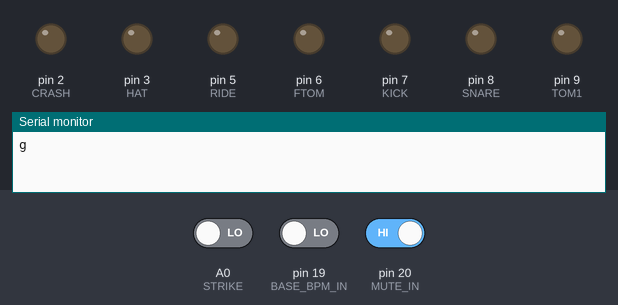
The sketch below on a simulated Arduino Leonardo, built for the host (arithmetic inside an expression is 32-bit, double 64-bit). Shown: output pins drawn as LEDs (lit = HIGH), the last lines printed to the serial monitor. Inputs (shaded band) come from the test bench; at power-on: pin 20 (MUTE_IN) HIGH, pin 19 (BASE_BPM_IN) LOW, A0 (STRIKE) LOW. An integer division by zero does not stop the program and gives all ones (-1).

Above: at 5.7 s.
5.8 s: pin 20 (MUTE_IN) driven LOW
7.3 s: pin 19 (BASE_BPM_IN) driven HIGH
At 8.1 s:
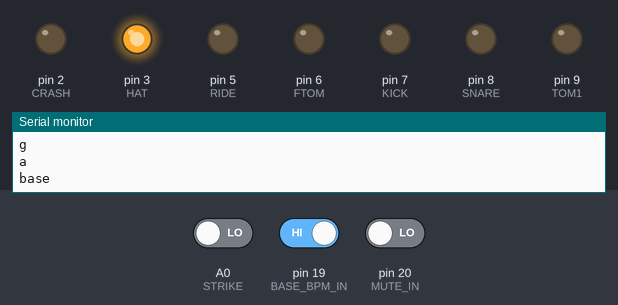
8.8 s: A0 (STRIKE) driven HIGH
10.3 s: pin 20 (MUTE_IN) driven HIGH
Timing chart, 0 to 39.2 s (numbered marks = the images above; inputs shaded):
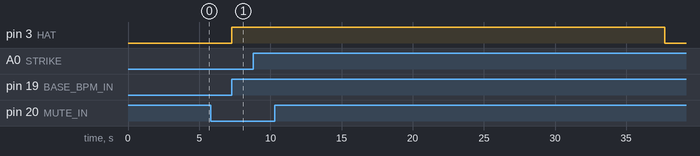

Measured:
- after the input at 7.3 s, pin 3 (HAT): LOW → HIGH at once

The sketch:

calibration.ino
```cpp
// Drum sequencer by James Wagner and Angus Keatinge. For use with arduino mega2560

// sequence specs
#define NUMBER_OF_STEPS_PER_BEAT 4
#define NUMBER_OF_BARS 1
#define NUMBER_OF_BEATS_PER_BAR 1
#define NUMBER_OF_BEATS (NUMBER_OF_BARS*NUMBER_OF_BEATS_PER_BAR)
#define NUMBER_OF_DRUMS 7
#define REST 0
#define NUMBER_OF_STEPS (NUMBER_OF_STEPS_PER_BEAT*NUMBER_OF_BEATS+REST)
#define SEQUENCE_LENGTH (NUMBER_OF_STEPS*NUMBER_OF_DRUMS)
#define BEAT_LENGTH (SEQUENCE_LENGTH/4)
// Number of bars in our entire sequence.
#define NUM_BARS 4

// sequence order
#define SNARE_OFFSET  0
#define KICK_OFFSET   1
#define HAT_OFFSET    2
#define CRASH_OFFSET  3
#define TOM1_OFFSET   4
#define RIDE_OFFSET   5
#define FTOM_OFFSET   6

// hit strengths in pwm.
// Provides ability to accent notes.
#define HARD    (char)255
#define MED     (char)200
#define SOFT    (char)180
#define NO_HIT  (char)0

// interupt pins
const byte BASE_BPM_IN = 19;
const byte SUB_BPM_IN = 18;
const byte MUTE_IN = 20;// Will mute/unmute the drums
const byte STRIKE = A0;

// output drum pins
// why they are in this order I don't know.
#define SNARE 8
#define KICK  7
#define HAT   3
#define CRASH 2
#define TOM1  9
#define RIDE  5
#define FTOM  6

// timer
#define CLOCK_SPEED   16*10^6 //16 MHz
#define PRESCALER     1024
#define TIMER_RES     (1 / ( CLOCK_SPEED / PRESCALER))
#define TIMER_TIME    5 //ms
#define TIMER_COUNTS  ((TIMER_TIME*10^-3 / TIMER_RES) -1)

// drum times: how long each drum strike is
// longer strike means harder hit
// but a longer strike also limits how fast we can hit drums
#define KICK_TIME   100 //ms
#define SNARE_TIME  40  //ms
#define HAT_TIME    40  //ms
#define CRASH_TIME  100  //ms
#define TOM1_TIME   50
#define RIDE_TIME   100
#define FTOM_TIME   50

/*
 * There is a timer interrupt which is set for 5ms. This is used to (uniquely) control the duration which each drum is held down for.
 * When a drum is turned on, via a write_drums_high() call, the timer will begin.
 * the x_multiple_of_5 variable keeps track of how long the drum has been held on for (multiple of 5ms).
 * when this variable equals the predefined drum duration (i.e SNARE_TIME) the drum will be switched off
 */

// Signals whether the drums are currently striking.
volatile bool kick_active;
volatile bool snare_active;
volatile bool hat_active;
volatile bool crash_active;
volatile bool tom1_active;
volatile bool ride_active;
volatile bool ftom_active;

// Used to count down drum strikes in multiples of 5.
volatile int s_multiple_of_5;
volatile int k_multiple_of_5;
volatile int h_multiple_of_5;
volatile int c_multiple_of_5;
volatile int t1_multiple_of_5;
volatile int r_multiple_of_5;
volatile int ft_multiple_of_5;

// index to sequence array
// This is an int between 0 and 15
// 0, 4, 8 and 12 are the 1st, 2nd, 3rd and 4th beats in a bar respectively.
// The rest are the sub beats at semi-quaver resolution.
volatile int seq_count;

/*
 * mute_flag_b: 'base' beat mute
 * mute_flag_s: 'sub' beat mute
 * These flags are used in live mode when a physical footswitch is required to cue the drums in at the beginning of the bar
 * base beats refer to the 'true' beats returned by the real time beat tracking algo (ibt)
 * sub beats refer to beats generated via linear interpolation of the base beats. This enables finer resolution for programming
 * complex drum patters (16th notes as opposed to quarter notes)
 * it is unlikely that a human would be able to push the footswitch at the correct time between two subbeats so we distinguish between
 * sub and base beats to make it possible.
 * When the drums are initially switched on via the footswitch, only the mute_flag_b is set to false. This allows the write_drums_high_b()
 * call to occur making the drums start playing at the start of the bar on beat 1. After this intial call the mute_flag_s is set to false
 * allowing subsequent write_drums_high_s() calls to occur.
 * When the footswitch is pressed again, both mute_flag_b and mute_flag_b are set to true immediately.
 */
volatile bool mute_flag_b;
volatile bool mute_flag_s;

// debounce stuff
int lastbuttonstate;
unsigned long lastDebounceTime = 0;  // the last time the output pin was toggled
unsigned long debounceDelay = 50;

long trigger_time;
volatile bool calib;

const PROGMEM char sequence[SEQUENCE_LENGTH]  =
{
//Order of drums: snare, kick, hat, crash, tom1, ride, floor tom//
//Accents: HARD, MED, SOFT, NO_HIT
//bar 1, beat 1
NO_HIT, NO_HIT, HARD, NO_HIT, NO_HIT, NO_HIT, NO_HIT,
NO_HIT, NO_HIT, MED, NO_HIT, NO_HIT, NO_HIT, NO_HIT,
NO_HIT, NO_HIT, SOFT, NO_HIT, NO_HIT, NO_HIT, NO_HIT,
NO_HIT, NO_HIT, NO_HIT, NO_HIT, NO_HIT, NO_HIT, NO_HIT,

};

void setup() {
  //setting up the serials
  Serial.begin(9600); //just to print to serial monitor

  // now do the drums
  seq_count = 0;
  pinMode(KICK, OUTPUT);
  pinMode(SNARE, OUTPUT);
  pinMode(HAT, OUTPUT);
  pinMode(CRASH, OUTPUT);
  pinMode(TOM1, OUTPUT);
  pinMode(RIDE, OUTPUT);
  pinMode(FTOM, OUTPUT);
  pinMode(STRIKE, INPUT);
  TCCR1A = 0; //Timer 1 (used by servo lib)
  TCCR1B = 0;

  //Interrupt for beats
  attachInterrupt(digitalPinToInterrupt(BASE_BPM_IN),write_drums_high_b,RISING); //Whenever pin 19 goes from low to high write drums (base)
  attachInterrupt(digitalPinToInterrupt(SUB_BPM_IN),write_drums_high_s,RISING); //Whenever pin 18 goes from low to high write drums (sub)

  kick_active = false;
  snare_active = false;
  hat_active = false;
  crash_active = false;
  tom1_active = false;
  ride_active = false;
  ftom_active = false;

  //default to drums muted
  mute_flag_b = true;
  mute_flag_s = true;

  calib = false;

  s_multiple_of_5 = 0;
  k_multiple_of_5 = 0;
  h_multiple_of_5 = 0;
  c_multiple_of_5 = 0;
  t1_multiple_of_5 = 0;
  r_multiple_of_5 = 0;
  ft_multiple_of_5 = 0;

  //setting pwm frequency to 31KHz on pins 2,3,5,6,7,8,9,10
  set_pwm_2_3_5_6_7_8_9_10();

  begin_5_timer();
  /*
   * The timer fucks around for 4.5 seconds before it works.
   * If we don't wait here, the drum will be held down for up to 4.5 seconds,
   * This would probably fry the solenoid driving circuit.
   */
  delay(4500);

  lastbuttonstate = digitalRead(MUTE_IN);
  Serial.println('g');

}

void loop() {
  //debouncing the mute pin
  int mutestate = digitalRead(MUTE_IN); //read state of mutepin
  if (mutestate != lastbuttonstate) { //if the state has changed since the last reading set the lastDebounceTime
    lastDebounceTime = millis();
  }
  if ((millis() - lastDebounceTime) > debounceDelay) { //if the last time a bounce occured is greater than debounceDelay perform mute logic
    if(mutestate==LOW){
      if(mute_flag_b==true){
        Serial.println('a'); //write an 'a' to the pi to indicate drums are active
        seq_count = 0;
        mute_flag_b = false;
      }
    }else{
      if (mute_flag_b == false){
        Serial.println('m'); //write
        mute_flag_b = true;
        mute_flag_s = true;
      }
    }

  }
  lastbuttonstate = mutestate;

  //if(digitalRead(STRIKE)==HIGH)
  //  Serial.print('h');

  if(digitalRead(STRIKE) == HIGH && calib == true){
    long cur = millis();
    Serial.println(cur - trigger_time);
    calib = false;
    Serial.println("finished calib");
  }
}

void write_drums_high_b()
{
  if(mute_flag_b == false)
  {
    Serial.println("base");
    mute_flag_s = false;
    bool is_hit = false;

    // Calibration stuff
    trigger_time = millis();
    calib = true;

    if(snare_active==false&&pgm_read_word_near(sequence+seq_count*NUMBER_OF_DRUMS + SNARE_OFFSET) != NO_HIT)
    {
      analogWrite(SNARE,pgm_read_word_near(sequence+seq_count*NUMBER_OF_DRUMS + SNARE_OFFSET));   //snare
      snare_active = true;
      is_hit = true;
    }


    if(kick_active==false&&pgm_read_word_near(sequence+seq_count*NUMBER_OF_DRUMS + KICK_OFFSET) != NO_HIT)
    {
      analogWrite(KICK,pgm_read_word_near(sequence+seq_count*NUMBER_OF_DRUMS + KICK_OFFSET)); //kick
      kick_active = true;
      is_hit = true;
    }

    if(hat_active==false&&pgm_read_word_near(sequence+seq_count*NUMBER_OF_DRUMS + HAT_OFFSET) != NO_HIT)
    {
      analogWrite(HAT,pgm_read_word_near(sequence+seq_count*NUMBER_OF_DRUMS + HAT_OFFSET));
      hat_active = true;
      is_hit = true;
    }

    if(crash_active==false&&pgm_read_word_near(sequence+seq_count*NUMBER_OF_DRUMS + CRASH_OFFSET) != NO_HIT)
    {
      analogWrite(CRASH,pgm_read_word_near(sequence+seq_count*NUMBER_OF_DRUMS + CRASH_OFFSET));
      crash_active = true;
      is_hit = true;
    }

    if(tom1_active==false&&pgm_read_word_near(sequence+seq_count*NUMBER_OF_DRUMS + TOM1_OFFSET) != NO_HIT)
    {
      analogWrite(TOM1,pgm_read_word_near(sequence+seq_count*NUMBER_OF_DRUMS + TOM1_OFFSET));
      tom1_active = true;
      is_hit = true;
    }

    if(ride_active==false&&pgm_read_word_near(sequence+seq_count*NUMBER_OF_DRUMS + RIDE_OFFSET) != NO_HIT)
    {
      analogWrite(RIDE,pgm_read_word_near(sequence+seq_count*NUMBER_OF_DRUMS + RIDE_OFFSET));
      ride_active = true;
      is_hit = true;
    }

    if(ftom_active==false&&pgm_read_word_near(sequence+seq_count*NUMBER_OF_DRUMS + FTOM_OFFSET) != NO_HIT)
    {
      analogWrite(FTOM,pgm_read_word_near(sequence+seq_count*NUMBER_OF_DRUMS + FTOM_OFFSET));
      ftom_active = true;
      is_hit = true;
    }
    seq_count++;
    seq_count = seq_count % NUMBER_OF_STEPS;


  }
}
void write_drums_high_s()
{
  if(mute_flag_s == false)
  {
    bool is_hit = false;

    if(snare_active==false&&pgm_read_word_near(sequence+seq_count*NUMBER_OF_DRUMS + SNARE_OFFSET) != NO_HIT)
    {
      analogWrite(SNARE,pgm_read_word_near(sequence+seq_count*NUMBER_OF_DRUMS + SNARE_OFFSET));   //snare
      snare_active = true;
      is_hit = true;
    }


    if(kick_active==false&&pgm_read_word_near(sequence+seq_count*NUMBER_OF_DRUMS + KICK_OFFSET) != NO_HIT)
    {
      analogWrite(KICK,pgm_read_word_near(sequence+seq_count*NUMBER_OF_DRUMS + KICK_OFFSET)); //kick
      kick_active = true;
      is_hit = true;
    }

    if(hat_active==false&&pgm_read_word_near(sequence+seq_count*NUMBER_OF_DRUMS + HAT_OFFSET) != NO_HIT)
    {
      analogWrite(HAT,pgm_read_word_near(sequence+seq_count*NUMBER_OF_DRUMS + HAT_OFFSET));
      hat_active = true;
      is_hit = true;
    }

    if(crash_active==false&&pgm_read_word_near(sequence+seq_count*NUMBER_OF_DRUMS + CRASH_OFFSET) != NO_HIT)
    {
      analogWrite(CRASH,pgm_read_word_near(sequence+seq_count*NUMBER_OF_DRUMS + CRASH_OFFSET));
      crash_active = true;
      is_hit = true;
    }

    if(tom1_active==false&&pgm_read_word_near(sequence+seq_count*NUMBER_OF_DRUMS + TOM1_OFFSET) != NO_HIT)
    {
      analogWrite(TOM1,pgm_read_word_near(sequence+seq_count*NUMBER_OF_DRUMS + TOM1_OFFSET));
      tom1_active = true;
      is_hit = true;
    }

    if(ride_active==false&&pgm_read_word_near(sequence+seq_count*NUMBER_OF_DRUMS + RIDE_OFFSET) != NO_HIT)
    {
      analogWrite(RIDE,pgm_read_word_near(sequence+seq_count*NUMBER_OF_DRUMS + RIDE_OFFSET));
      ride_active = true;
      is_hit = true;
    }

    if(ftom_active==false&&pgm_read_word_near(sequence+seq_count*NUMBER_OF_DRUMS + FTOM_OFFSET) != NO_HIT)
    {
      analogWrite(FTOM,pgm_read_word_near(sequence+seq_count*NUMBER_OF_DRUMS + FTOM_OFFSET));
      ftom_active = true;
      is_hit = true;
    }

    seq_count++;
    seq_count = seq_count % NUMBER_OF_STEPS;
  }
}


// This catches the 5ms interrupt
// It steps all of the active drums -> counting down their strike duration.
ISR(TIMER1_COMPA_vect)
{

  if (snare_active == true) {
    s_multiple_of_5++; //another 5ms passed
  }

  if (kick_active == true)
    k_multiple_of_5++; //another 5ms passed

  if (hat_active == true)
    h_multiple_of_5++; //another 5ms passed

  if (crash_active == true)
    c_multiple_of_5++; //another 5ms passed

  if (tom1_active == true)
    t1_multiple_of_5++; //another 5ms passed

  if (ride_active == true)
    r_multiple_of_5++; //another 5ms passed

  if (ftom_active == true)
    ft_multiple_of_5++; //another 5ms passed


  if (snare_active == true && s_multiple_of_5 == (SNARE_TIME / TIMER_TIME)) {
    analogWrite(SNARE, 0);
    snare_active = false;
    s_multiple_of_5 = 0;
  }
  if (kick_active == true && k_multiple_of_5 == (KICK_TIME / TIMER_TIME)) {
    analogWrite(KICK, 0);
    kick_active = false;
    k_multiple_of_5 = 0;
  }
  if (hat_active == true && h_multiple_of_5 == (HAT_TIME / TIMER_TIME)) {
    analogWrite(HAT, 0);
    hat_active = false;
    h_multiple_of_5 = 0;
  }
  if (crash_active == true && c_multiple_of_5 == (CRASH_TIME / TIMER_TIME)) {
    analogWrite(CRASH, 0);
    crash_active = false;
    c_multiple_of_5 = 0;
  }

  if (tom1_active == true && t1_multiple_of_5 == (TOM1_TIME / TIMER_TIME)) {
    analogWrite(TOM1, 0);
    tom1_active = false;
    t1_multiple_of_5 = 0;
  }
  if (ride_active == true && r_multiple_of_5 == (RIDE_TIME / TIMER_TIME)) {
    analogWrite(RIDE, 0);
    ride_active = false;
    r_multiple_of_5 = 0;
  }

  if (ftom_active == true && ft_multiple_of_5 == (FTOM_TIME / TIMER_TIME)) {
    analogWrite(FTOM, 0);
    ftom_active = false;
    ft_multiple_of_5 = 0;
  }
  begin_5_timer();
}

// This ticks over the 5ms interrupt.
void begin_5_timer()
{
  TCCR1A = 0;
  TCCR1B = 0;//stop timer

  OCR1A = TIMER_COUNTS; //will count to 5ms
  TCCR1B |= (1 << WGM12); //compare mode
  TCCR1B |= (1 << CS10);// 1024 prescaler
  TCCR1B |= (1 << CS12);
  TIMSK1 |= (1 << OCIE1A);//enable compare interrupt
}

// Sets up the high frequency pwm to 31kHz -> beyond audible frequency.
void set_pwm_2_3_5_6_7_8_9_10()
{
  //timer 3
  int prescaler = 1;
  int eraser = 7;//erases last 3 bits
  TCCR3B &= ~eraser; //Clear last 3 bits
  TCCR3B |= prescaler; //Change frequency to 31KHz
  //timer 4
  TCCR4B &= ~eraser; //Clear last 3 bits
  TCCR4B |= prescaler; //Change frequency to 31KHz
  //timer 2
  TCCR2B &= ~eraser; //Clear last 3 bits
  TCCR2B |= prescaler; //Change frequency to 31KHz
}
```
